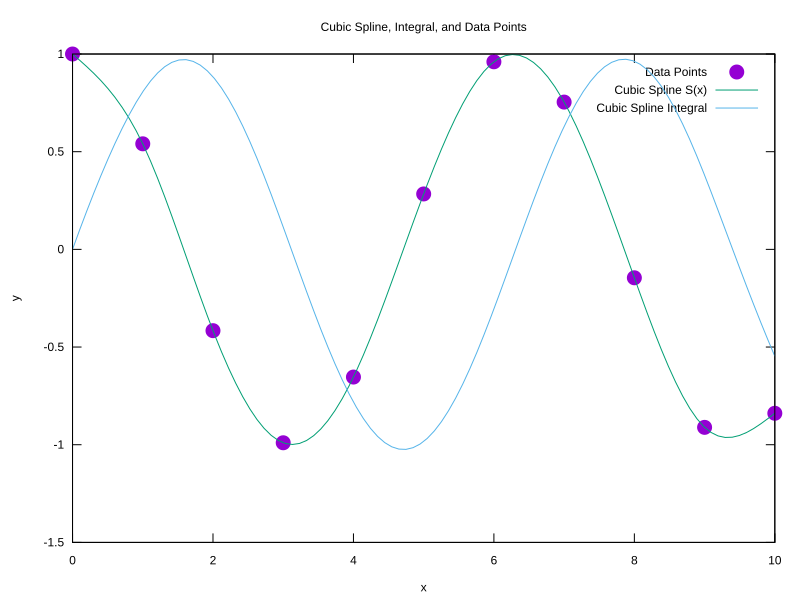

Generate this figure with gnuplot:
set terminal svg size 800,600
set output "cubicSplinePlot.svg"

set title "Cubic Spline, Integral, and Data Points"
set xlabel "x"
set ylabel "y"

plot "dataPoints.txt" using 1:2 with points pt 7 ps 1.5 title "Data Points", \
     "cubicSplineResults.txt" using 1:2 with lines title "Cubic Spline S(x)", \
     "cubicSplineResults.txt" using 1:4 with lines title "Cubic Spline Integral"
